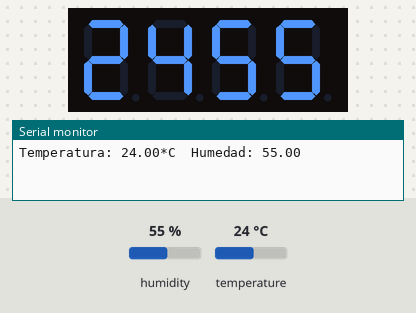
This sketch was run on a simulated Arduino Uno, built with avr-gcc and run on an emulated ATmega328P. On the bench: 4-digit seven-segment display, the last lines printed to the serial monitor. The test bench sets the inputs (shaded band); at power-on: humidity 55 %, temperature 24 °C.

Above: at 1.2 s.
1.3 s: humidity set to 22 %
At 6.2 s:
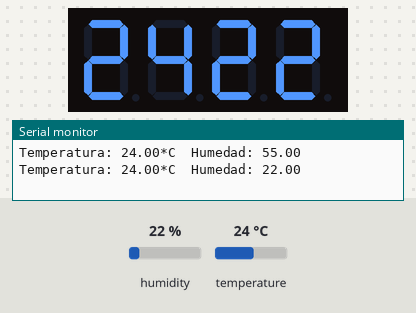
6.5 s: temperature set to 12 °C
At 10.5 s:
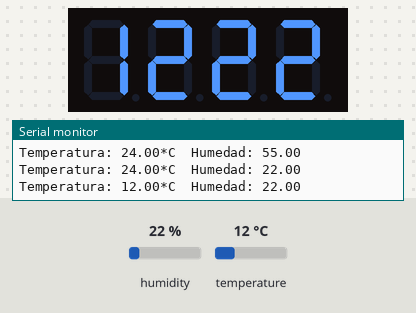
11.6 s: humidity set to 40 %
At 15.8 s:
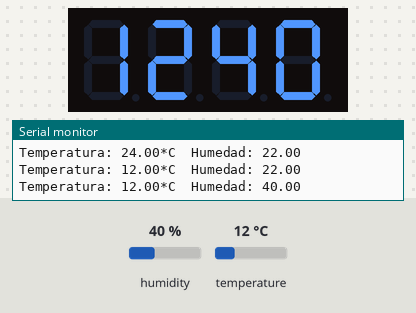
16.6 s: temperature set to 19 °C
At 21.0 s:
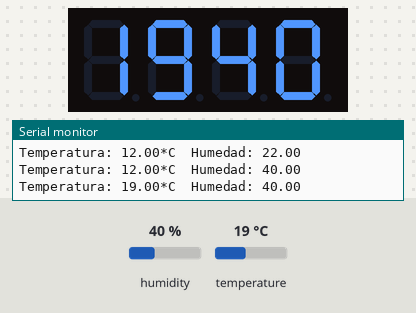
Timing chart, 0 to 22.5 s (numbered marks = the images above; inputs shaded):
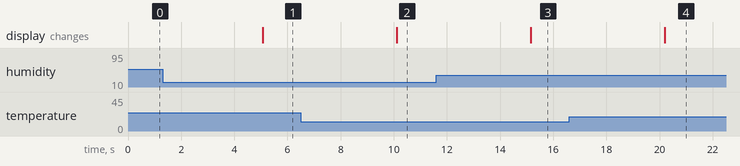

The sketch:

humidity_alarm_arduino.ino
```cpp
#include <TM1637Display.h>
#include <DHT12.h>
#include <Wire.h>     //The DHT12 uses I2C comunication.
DHT12 dht12;          //Preset scale CELSIUS and ID 0x5c.

const int CLK = 10; //Set the CLK pin connection to the display
const int DIO = 11; //Set the DIO pin connection to the display

TM1637Display display(CLK, DIO);

void setup() {
  Wire.begin();
  Serial.begin(19200);
  display.setBrightness(0x0a);
}

void loop() {

  float tm = dht12.readTemperature();
  float hm = dht12.readHumidity();
  Serial.print("Temperatura: ");
  Serial.print(tm);


  Serial.print("*C  Humedad: ");
  Serial.println(hm);
  display.showNumberDec((int) hm + 100 * (int) tm);

  delay(5000);
}
```

Measured:
- after the input at 1.3 s, the display: changes after 3.8 s (image 1)
- after the input at 6.5 s, the display: changes after 3.6 s (image 2)
- after the input at 11.6 s, the display: changes after 3.6 s (image 3)
- after the input at 16.6 s, the display: changes after 3.6 s (image 4)
